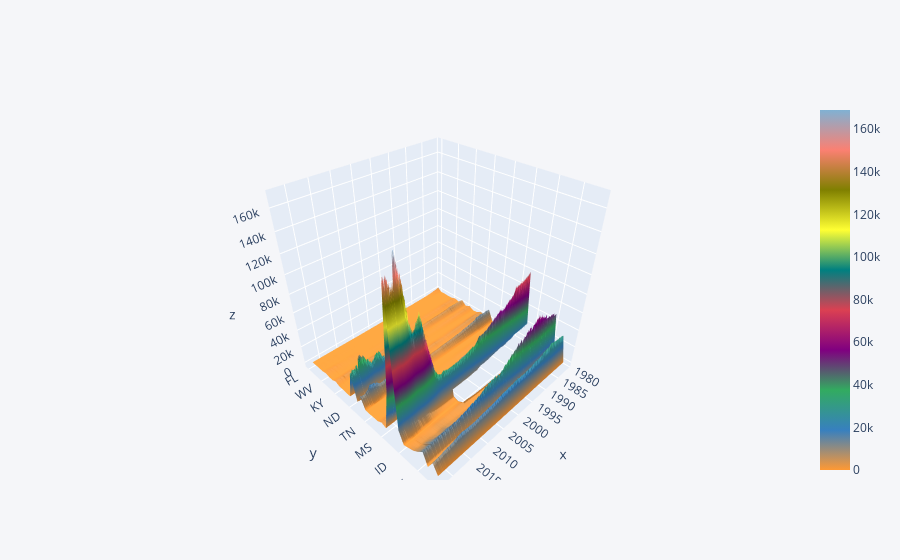

The notebook cell this image was saved under:
### Code cell
df.iplot(kind  = 'surface',xTitle = 'Years',yTitle = 'States', zTitle = 'Oil Production (in thousands of barrels)')

### Figure 1 — Plotly figure (JSON) as saved in the notebook; plotly's stock layout.template omitted (floating-point values rounded to 4 significant figures; data arrays with more than 128 entries replaced by an {"elided": "..."} marker saying what was removed)
{"data": [{"colorscale": [[0, "rgb(255, 153, 51)"], [0.1111, "rgb(55, 128, 191)"], [0.2222, "rgb(50, 171, 96)"], [0.3333, "rgb(128, 0, 128)"], [0.4444, "rgb(219, 64, 82)"], [0.5556, "rgb(0, 128, 128)"], [0.6667, "rgb(255, 255, 51)"], [0.7778, "rgb(128, 128, 0)"], [0.8889, "rgb(251, 128, 114)"], [1, "rgb(128, 177, 211)"]], "type": "surface", "x": {"elided": "499 str values"}, "y": ["FL", "NY", "PA", "VA", "WV", "IL", "IA", "KS", "KY", "MI", "MO", "NE", "ND", "OH", "OK", "SD", "TN", "AL", "AR", "LA", "MS", "NM", "TX", "CO", "ID", "MT", "UT", "WY", "AK", "AZ", "CA", "NV"], "z": {"elided": "32x499 int values"}}], "layout": {"legend": {"bgcolor": "#F5F6F9", "font": {"color": "#4D5663"}}, "paper_bgcolor": "#F5F6F9", "plot_bgcolor": "#F5F6F9", "title": {"font": {"color": "#4D5663"}}, "xaxis": {"gridcolor": "#E1E5ED", "showgrid": true, "tickfont": {"color": "#4D5663"}, "title": {"font": {"color": "#4D5663"}, "text": "Years"}, "zerolinecolor": "#E1E5ED"}, "yaxis": {"gridcolor": "#E1E5ED", "showgrid": true, "tickfont": {"color": "#4D5663"}, "title": {"font": {"color": "#4D5663"}, "text": "States"}, "zerolinecolor": "#E1E5ED"}}}
